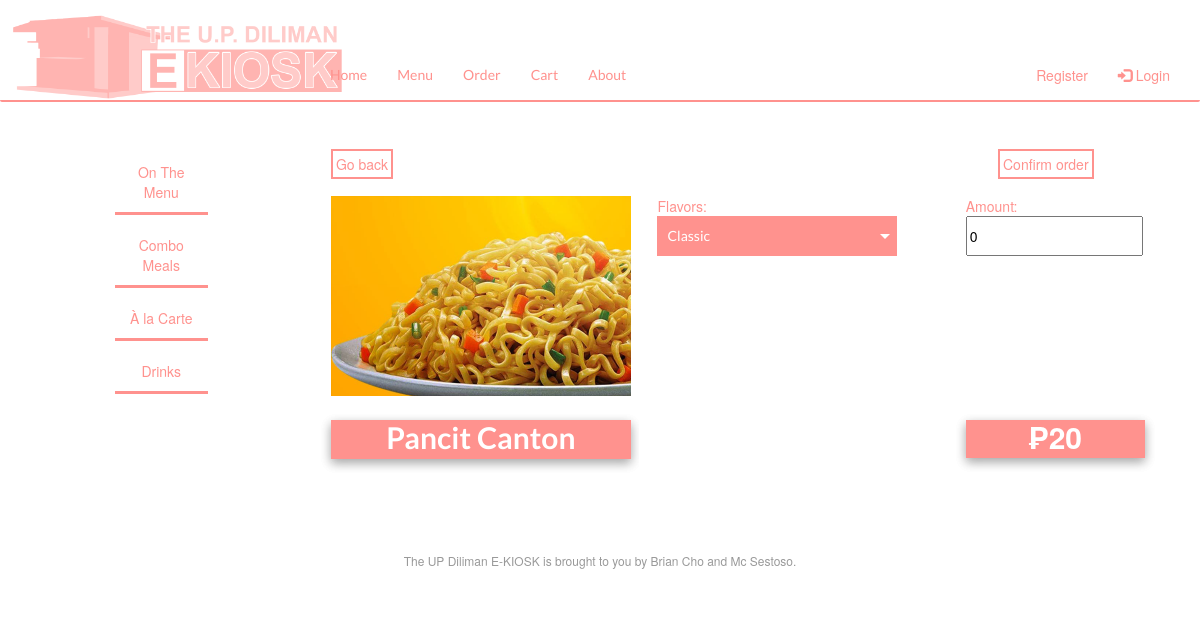
Screenshot of /menu/alacarte/1/Pancit Canton/ with the database file from the repository.
### tables this page shows
CREATE TABLE "alacarte" (
	"alacarte_id"	INTEGER NOT NULL UNIQUE,
	"amount"	INTEGER NOT NULL,
	"price"	INTEGER NOT NULL,
	"alacarte_type"	TEXT NOT NULL,
	"url"	TEXT NOT NULL,
	PRIMARY KEY("alacarte_id")
);

### app.py (the view)
@app.route('/menu/alacarte/<int:alacarte_id>/<alacarte_type>/')
def alacartes(alacarte_id, alacarte_type):
    alacarteid = read_alacarte_by_id(alacarte_id)
    meals = select_dict_meals()
    flavordict = select_dict_flavors()
    saucedict = select_dict_sauces()
    loginuser = select_dict_user()
    for users in loginuser:
        if 'user' not in session:
            if 'guest' in users['username']:
                username = users['username']
                user_id = users['user_id']
        elif 'user' in session:
            if users['username'] == session['user']:
                users['username']
                username = users['username']
                user_id = users['user_id']
    return render_template('alacartemeals.html',alacarte_id=alacarte_id, alacarteid=alacarteid,
                           alacarte_type=alacarte_type,flavordict=flavordict,saucedict=saucedict,
                           meals=meals,loginuser=loginuser,username=username,user_id=user_id)

### data.py (called while the page is built)
def connect_db(path):
    conn = sqlite3.connect(path)
    conn.row_factory = sqlite3.Row
    return (conn, conn.cursor())

def select_dict_user():
    conn, cur = connect_db(db_path)
    query = 'SELECT * FROM user'
    results = cur.execute(query,).fetchall()
    return results

def select_dict_meals():
    conn, cur = connect_db(db_path)
    query = 'SELECT * FROM meals'
    results = cur.execute(query,).fetchall()
    return results

def read_alacarte_by_id(alacarte_id):
    conn, cur = connect_db(db_path)
    query = 'SELECT * FROM alacarte WHERE alacarte_id=?'
    results = cur.execute(query, (alacarte_id,)).fetchone()
    conn.close()
    return results

def select_dict_flavors():
    conn, cur = connect_db(db_path)
    query = 'SELECT * FROM flavors'
    results = cur.execute(query, ()).fetchall()
    conn.close()
    return results

def select_dict_sauces():
    conn, cur = connect_db(db_path)
    query = 'SELECT * FROM sauces'
    results = cur.execute(query, ()).fetchall()
    conn.close()
    return results

### templates/alacartemeals.html (shortened to what this page needs)
{% extends 'base.html' %}
{% block content %}
{% include 'menusidebar.html' %}
<div class="grid-container">
  <div class="grid-item">
    <form action="/menu/alacarte">
    <input class="custom-btn btn-11" type="submit" value="Go back" name="action" style="margin-right:80%;">
    </form>
  </div>
  <div class="grid-item"></div>
  <div class="grid-item"></div>
  <div class="grid-item">
    <form action="{{ url_for('mealprocessing') }}" method="post">
    <input class="custom-btn btn-11" type="submit" value="Confirm order" name="action">
  </div>
  <div class="grid-item">
  </div>
  <div class="grid-item"></div>
  <div class="grid-item">
  </div>
  <div class="grid-item">
  </div>
  <div class="grid-item">
      <img src="{{ url_for('static', filename=alacarteid.url) }}" style="width:100%;border: 0px solid #ff928e;">
  </div>
  <div class="grid-item"></div>
  <div class="grid-item" style="text-align:left;color:#ff928e;">
 {% if alacarteid.alacarte_type == 'Pancit Canton' %}
      <span style="text-align:left;">Flavors:</span>
        <select name="alacarte_flavor" id="fl_type" style="position:center;"  required>
        {% for flavors in flavordict %}
            <option value="{{ flavors.flavors_type }}" name="alacarte_flavor">
                {{ flavors.flavors_type|title }}
            </option>
        {% endfor %}
        </select>
    {% endif %}
  </div>
  <div class="grid-item">
        <div class="number" style="text-align:left;color:#ff928e;">
                Amount:
                <input type="number" min="1" value="{{ alacarteid.amount }}" name="amount"
                       style="height:40px;color:black;" required>
        </div>
  </div>
  <div class="grid-item">
    <div class="w3-card-4" style="width:100%;background-color:#ff928e;">
    <h2> <label for="alacarte_type" style="font-family:Lato;color:white;"> {{ alacarteid.alacarte_type|title }} </label> </h2>
    </div>
  </div>
  <div class="grid-item">
  </div>
  <div class="grid-item">
  </div>
  <div class="grid-item">
            <p style="margin-top:;font-family:Lato;font-size:50px;">
                <div class="w3-card-4" style="width:112%;background-color:#ff928e;">
      <h2><label for="alacarte_price" style="color:white;">₱{{ alacarteid.price }}</h2> </label>
      </p></div>
  </div>
</div>
{% endblock %}

### templates/alacartemeals.html (style rules this page uses)
.w3-card-4,.w3-hover-shadow:hover { box-shadow:0 4px 10px 0 rgba(0,0,0,0.2),0 4px 10px 0 rgba(0,0,0,0.19) }
.btn-11 { overflow: hidden; transition: all 0.3s ease; border: solid; border-width:2px; border-color: #ff928e; color: #ff928e; padding: 3px 3px 3px 3px; background: none; }
.grid-container { margin-top: 2%; display: grid; height: 100%; padding: 2%; grid-template-columns: 300px 10px 300px 160px; grid-template-rows: 30px 10px 200px 120px; grid-gap: 1%; background-color:; }
.grid-item { background-color: white; text-align: center; }
select { -webkit-appearance: none; -moz-appearance: none; background: transparent; background-color: #ff928e; background-repeat: no-repeat; background-position-x: 100%; background-position-y: 50%; border: 0px solid #ff928e; border-radius: 0px; margin-right: 2rem; color:white; padding: 1rem; outline: none; padding-right: 2rem; active-color:white; font-family: 'Lato'; width:80%; }
select option { color: #ff928e; background-color: white; font-weight: 900; }

### rows the page displays
alacarte: url (picture), amount "0", alacarte_type "Pancit Canton", price "20"

### other values shown
form field alacarte_flavor "Classic"
